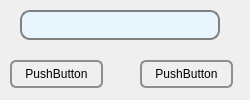
<?xml version="1.0" encoding="UTF-8"?>
<ui version="4.0">
 <class>create_group_</class>
 <widget class="QWidget" name="create_group_">
  <property name="geometry">
   <rect>
    <x>0</x>
    <y>0</y>
    <width>250</width>
    <height>100</height>
   </rect>
  </property>
  <property name="windowTitle">
   <string>create_group_</string>
  </property>
  <property name="styleSheet">
   <string notr="true">background-cloor:(232,252,232)</string>
  </property>
  <widget class="QLineEdit" name="lineEdit">
   <property name="geometry">
    <rect>
     <x>20</x>
     <y>10</y>
     <width>200</width>
     <height>30</height>
    </rect>
   </property>
   <property name="styleSheet">
    <string notr="true">QLineEdit {
    border: 2px solid gray;
    border-radius: 10px;
    padding: 0 8px;
    background: rgb(232,245,252);
    selection-background-color: darkgray;
}</string>
   </property>
  </widget>
  <widget class="QPushButton" name="pushButton">
   <property name="geometry">
    <rect>
     <x>10</x>
     <y>60</y>
     <width>93</width>
     <height>28</height>
    </rect>
   </property>
   <property name="styleSheet">
    <string notr="true">QPushButton {
    border: 2px solid #8f8f91;
    border-radius: 6px;
    background-color: qlineargradient(x1: 0, y1: 0, x2: 0, y2: 1,
                                      stop: 0 #f6f7fa, stop: 1 #dadbde);
    min-width: 80px;
}

QPushButton:pressed {
    background-color: qlineargradient(x1: 0, y1: 0, x2: 0, y2: 1,
                                      stop: 0 #dadbde, stop: 1 #f6f7fa);
}

QPushButton:flat {
    border: none; /* no border for a flat push button */
}

QPushButton:default {
    border-color: rgb(255, 255, 255); /* make the default button prominent */
}</string>
   </property>
   <property name="text">
    <string>PushButton</string>
   </property>
  </widget>
  <widget class="QPushButton" name="pushButton_2">
   <property name="geometry">
    <rect>
     <x>140</x>
     <y>60</y>
     <width>93</width>
     <height>28</height>
    </rect>
   </property>
   <property name="styleSheet">
    <string notr="true">QPushButton {
    border: 2px solid #8f8f91;
    border-radius: 6px;
    background-color: qlineargradient(x1: 0, y1: 0, x2: 0, y2: 1,
                                      stop: 0 #f6f7fa, stop: 1 #dadbde);
    min-width: 80px;
}

QPushButton:pressed {
    background-color: qlineargradient(x1: 0, y1: 0, x2: 0, y2: 1,
                                      stop: 0 #dadbde, stop: 1 #f6f7fa);
}

QPushButton:flat {
    border: none; /* no border for a flat push button */
}

QPushButton:default {
    border-color: rgb(255, 255, 255); /* make the default button prominent */
}</string>
   </property>
   <property name="text">
    <string>PushButton</string>
   </property>
  </widget>
 </widget>
 <layoutdefault spacing="6" margin="11"/>
 <resources/>
 <connections/>
</ui>
